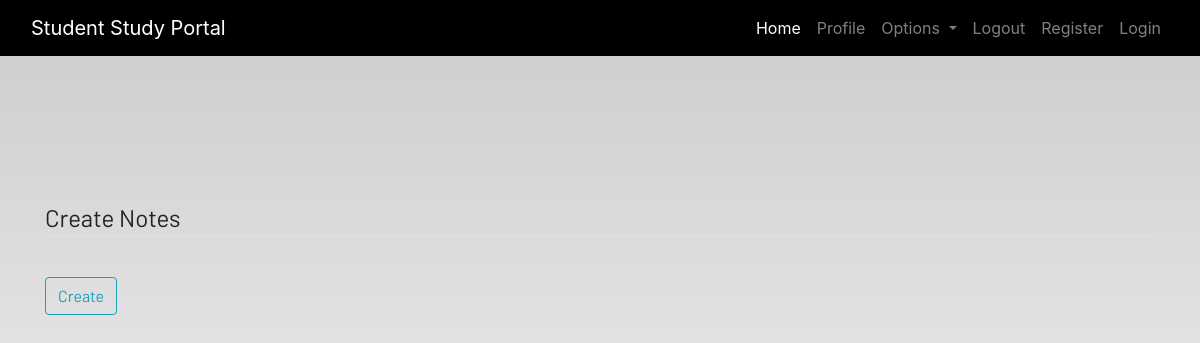
Before: /notes (signed in) with the older database file.
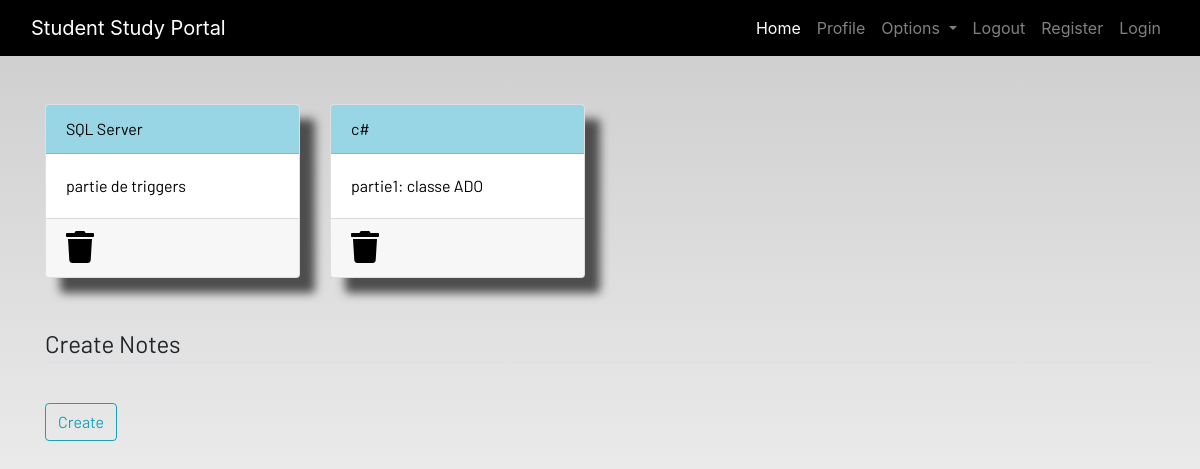
After: the same page with the newer database file.
### dashboard/models.py (models this page shows, shortened)
class Notes(models.Model):
    user = models.ForeignKey(User, on_delete=models.CASCADE)
    title = models.CharField(max_length=200)
    description = models.TextField()
    class Meta:
        verbose_name = "notes"
        verbose_name_plural = "notes"

### dashboard/views.py (the view)
# urls.py: path('notes',views.notes,name='notes')
def notes(request):
    notes = Notes.objects.filter(user=request.user)
    context = {'notes':notes}
    return render(request,'dashboard/notes.html',context)

### dashboard/templates/dashboard/notes.html
{% extends 'dashboard/base.html' %}
{% load static %}
{% block content %}
<div class="container">
    <div class="row">
        {% for note in notes %}
        <div class="col-md-3">
            <a href="#">
                <div class="card">
                    <div class="card-header">{{note.title}}</div>
                    <div class="card-body">{{note.description|slice:"0:100"}}</div>
                    <div class="card-footer mt-auto "><a href="#">
                        <i class="fa fa-trash fa-2x"></i></a>
                    </div>
                </div>
            </a>
        </div>
        {% endfor %}
        <br><br>
    </div>
</div>
<br><br>
<div class="container">
    <form method="POST">
        <fieldset class="form-group">
            <legend class="border-bottom mb-4">Create Notes</legend>
        </fieldset>
        <div class="form-group">
            <button href="" class="btn btn-outline-info" type="submit">
                Create
            </button>
        </div>
    </form>
</div>
{% endblock content %}

### dashboard/templates/dashboard/base.html (shortened to what this page needs)
<!DOCTYPE html>
{% load static %}
<html lang="en">
<head>
  <link rel="stylesheet" href="https://stackpath.bootstrapcdn.com/bootstrap/4.3.1/css/bootstrap.min.css"
 />
  <link rel="stylesheet" href="https://use.fontawesome.com/releases/v5.7.2/css/all.css"
 />
  <link rel="stylesheet" href="{% static 'css/main.css' %}" />
</head>
<body>
  <header>
    <nav class="navbar navbar-expand-lg navbar-dark bg-dark">
      <div class="container-fluid">
        <a class="navbar-brand" href="#">Student Study Portal</a>
        <div class="collapse navbar-collapse justify-content-end" id="navbarSupportedContent">
          <ul class="navbar-nav mb-2 mb-lg-0">
            <li class="nav-item">
              <a class="nav-link active" aria-current="page" href="#">Home</a>
            </li>
            <li class="nav-item">
              <a class="nav-link" href="#">Profile</a>
            </li>
            <li class="nav-item dropdown">
              <a class="nav-link dropdown-toggle" href="#" id="navbarDropdown" role="button" data-toggle="dropdown"
                aria-haspopup="true" aria-expanded="false">
                Options
              </a>
            </li>
            <li class="nav-item">
              <a class="nav-link" href="#">Logout</a>
            </li>
            <li class="nav-item">
              <a class="nav-link" href="#">Register</a>
            </li>
            <li class="nav-item">
              <a class="nav-link" href="#">Login</a>
            </li>
          </ul>
        </div>
      </div>
    </nav>
  </header>
  <br /><br />
  <main>
    {% block content %}
    {% endblock content %}
  </main>
</body>
</html>

### static/css/main.css (style rules this page uses)
html { scroll-behavior: smooth; height: 100%; width: 100%; }
main { font-family: Barlow, Quicksand, Rubik, sans-serif, serif, 'Times New Roman', Times, serif !important; }
.navbar { background-color: rgb(0, 0, 0) !important; }
.card { box-shadow: 15px 15px 10px rgb(78, 77, 77); }
a { text-decoration: none !important; color: black; }
.card-header { color: black !important; background: rgb(152, 214, 230) !important; transition: 0.3s ease-in; }
html, body { max-width: 100%; overflow-x: hidden; height: 100%; width: 100%; }
body { background: linear-gradient(rgba(0, 0, 0, 0.2), rgba(255, 255, 255, 0.5)); overflow-x: hidden; background-repeat: no-repeat; }
.card-header { background-color: rgb(133, 204, 231); }
.col-md-3 .card { width: 100%; height: 100%; }
.fa { color: black; }

Changed rows visible on the page:
added Notes: title "SQL Server", description "partie de triggers"
added Notes: title "c#", description "partie1: classe ADO"
